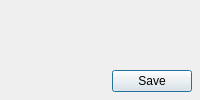
<?xml version="1.0" encoding="UTF-8"?>
<ui version="4.0">
 <author>Alex R</author>
 <comment>
Copyright (C) 2010 Alex R burbulator@gmail.com

This file is part of Qvernote.

Qvernote is free software: you can redistribute it and/or modify
it under the terms of the GNU General Public License as published by
the Free Software Foundation, either version 3 of the License, or
(at your option) any later version.

Qvernote is distributed in the hope that it will be useful,
but WITHOUT ANY WARRANTY; without even the implied warranty of
MERCHANTABILITY or FITNESS FOR A PARTICULAR PURPOSE.  See the
GNU General Public License for more details.

You should have received a copy of the GNU General Public License
along with Qvernote.  If not, see http://www.gnu.org/licenses/.
 </comment>
 <class>QOptionsDialogClass</class>
 <widget class="QDialog" name="QOptionsDialogClass">
  <property name="windowTitle">
   <string>Settings</string>
  </property>
  <layout class="QGridLayout" name="gridLayout">
   <property name="margin">
    <number>8</number>
   </property>
   <item row="0" column="0" rowspan="4">
    <widget class="QScrollArea" name="scrollArea">
     <property name="frameShape">
      <enum>QFrame::NoFrame</enum>
     </property>
     <property name="widgetResizable">
      <bool>true</bool>
     </property>
     <widget class="QWidget" name="scrollAreaWidgetContents">
      <property name="geometry">
       <rect>
        <x>0</x>
        <y>0</y>
        <width>210</width>
        <height>89</height>
       </rect>
      </property>
      <layout class="QGridLayout" name="gridLayout_2">
       <property name="horizontalSpacing">
        <number>0</number>
       </property>
       <property name="margin">
        <number>0</number>
       </property>
      </layout>
     </widget>
    </widget>
   </item>
   <item row="3" column="1">
    <widget class="QPushButton" name="pbSave">
     <property name="text">
      <string>Save</string>
     </property>
     <property name="flat">
      <bool>false</bool>
     </property>
    </widget>
   </item>
  </layout>
 </widget>
 <layoutdefault spacing="6" margin="11"/>
 <resources/>
 <connections/>
</ui>
